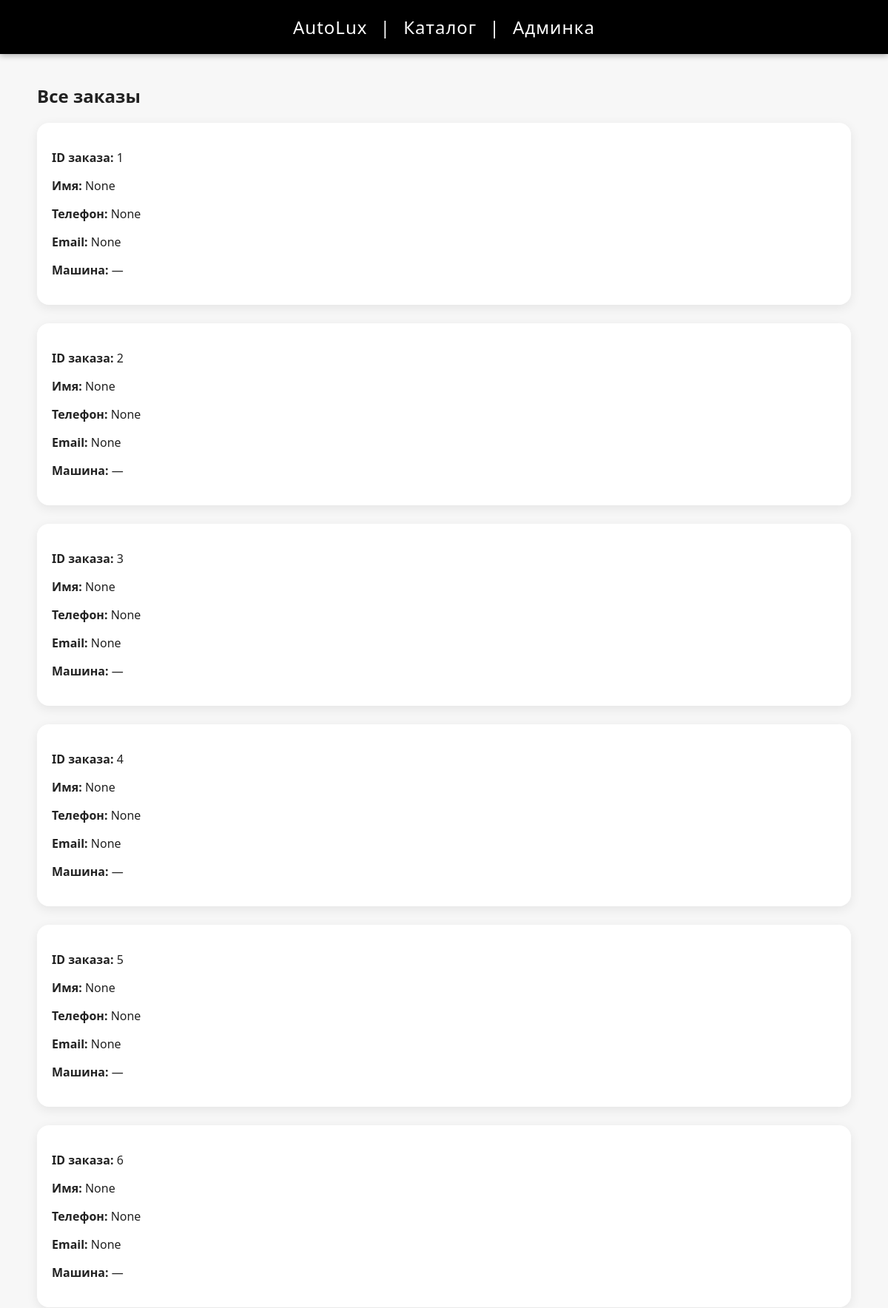
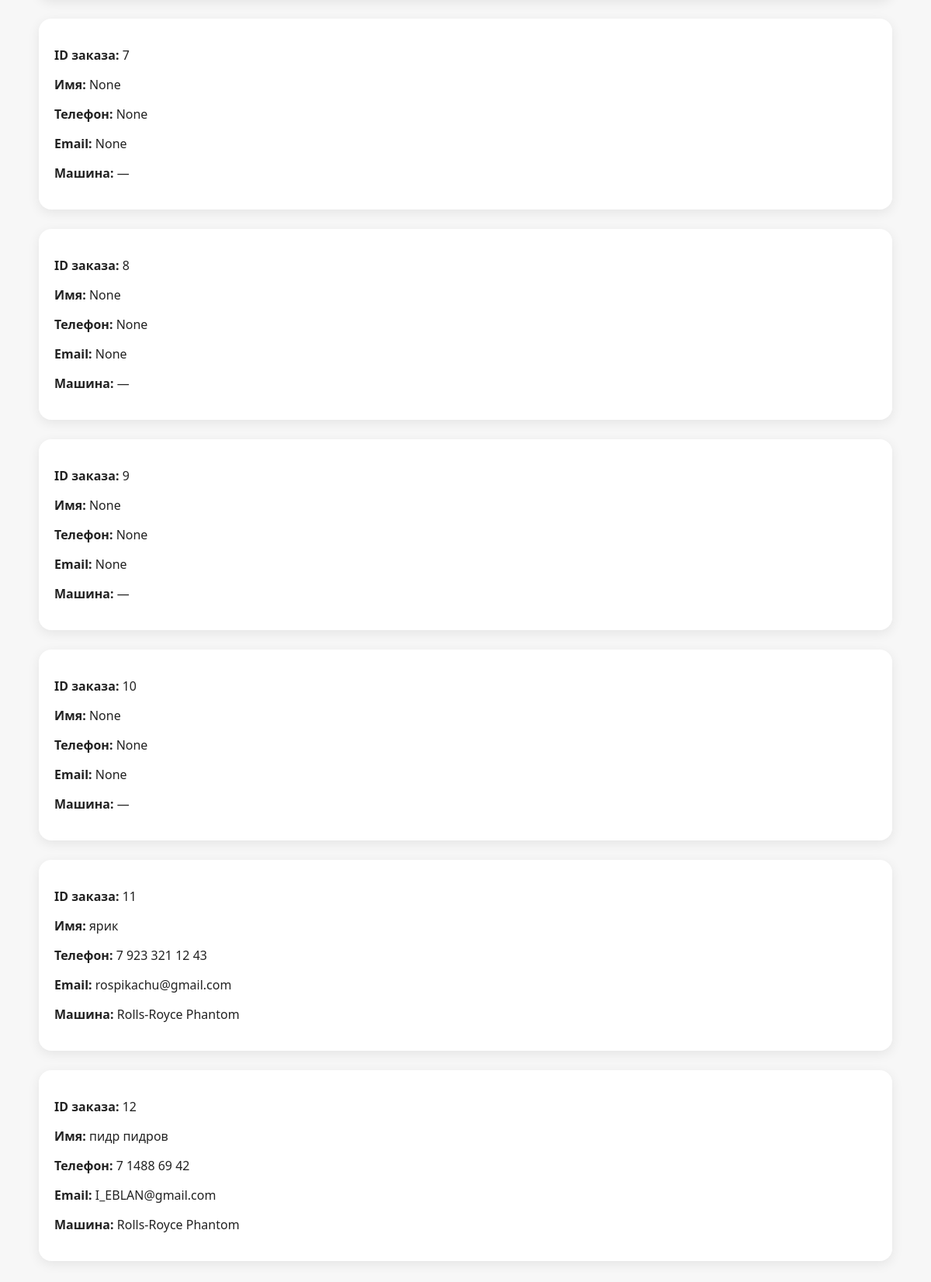
The page /admin on the database its author committed (2 pictures, top to bottom).
### tables this page shows
CREATE TABLE "Orders" (
	"id"	INTEGER,
	"name"	TEXT,
	"phone"	INTEGER,
	"email"	TEXT,
	"card_id"	INTEGER,
	PRIMARY KEY("id")
);

CREATE TABLE "Auto" (
	"id"	INTEGER,
	"name"	TEXT NOT NULL,
	"price"	INTEGER NOT NULL,
	"year"	INTEGER NOT NULL,
	"image_url"	TEXT NOT NULL,
	PRIMARY KEY("id")
);

### app.py (the view)
@app.route('/admin')
def admin():
    conn = get_db_connection()
    orders = conn.execute("""
        SELECT Orders.id, Orders.name, Orders.phone, Orders.email, Auto.name AS car_name
        FROM Orders
        LEFT JOIN Auto ON Orders.card_id = Auto.id
    """).fetchall()
    conn.close()
    return render_template('admin.html', orders=orders)

### app.py (called while the page is built)
def get_db_connection():
    conn = sqlite3.connect(DB)
    conn.row_factory = sqlite3.Row
    return conn

### templates/admin.html
{% extends 'base.html' %}
{% block content %}
<h2>Все заказы</h2>
{% for o in orders %}
<div class="card">
    <p><b>ID заказа:</b> {{ o.id }}</p>
    <p><b>Имя:</b> {{ o.name }}</p>
    <p><b>Телефон:</b> {{ o.phone }}</p>
    <p><b>Email:</b> {{ o.email }}</p>
    <p><b>Машина:</b> {{ o.car_name or "—" }}</p>
</div>
{% else %}
<p>Заказов пока нет.</p>
{% endfor %}
{% endblock %}

### static/style.css (style rules this page uses)
body { font-family: 'Segoe UI', sans-serif; background-color: #f7f7f7; color: #222; margin: 0; padding: 0; }
.card { background: white; border-radius: 16px; box-shadow: 0 4px 15px rgba(0,0,0,0.08); padding: 20px; margin-bottom: 25px; transition: transform 0.4s ease, box-shadow 0.4s ease; opacity: 0; animation: fadeInUp 0.8s forwards; }
body { opacity: 0; animation: fadePage 0.6s ease forwards; }

### rows shown on the page
Orders: id "1", name "None", phone "None", email "None", car_name "—"
Orders: id "2", name "None", phone "None", email "None", car_name "—"
Orders: id "3", name "None", phone "None", email "None", car_name "—"
Orders: id "4", name "None", phone "None", email "None", car_name "—"
Orders: id "5", name "None", phone "None", email "None", car_name "—"
Orders: id "6", name "None", phone "None", email "None", car_name "—"
Orders: id "7", name "None", phone "None", email "None", car_name "—"
Orders: id "8", name "None", phone "None", email "None", car_name "—"
Orders: id "9", name "None", phone "None", email "None", car_name "—"
Orders: id "10", name "None", phone "None", email "None", car_name "—"
Orders: id "11", name "ярик", phone "7 923 321 12 43", email "rospikachu@gmail.com", name "Rolls-Royce Phantom"
Orders: id "12", name "пидр пидров", phone "7 1488 69 42", email "I_EBLAN@gmail.com", name "Rolls-Royce Phantom"
